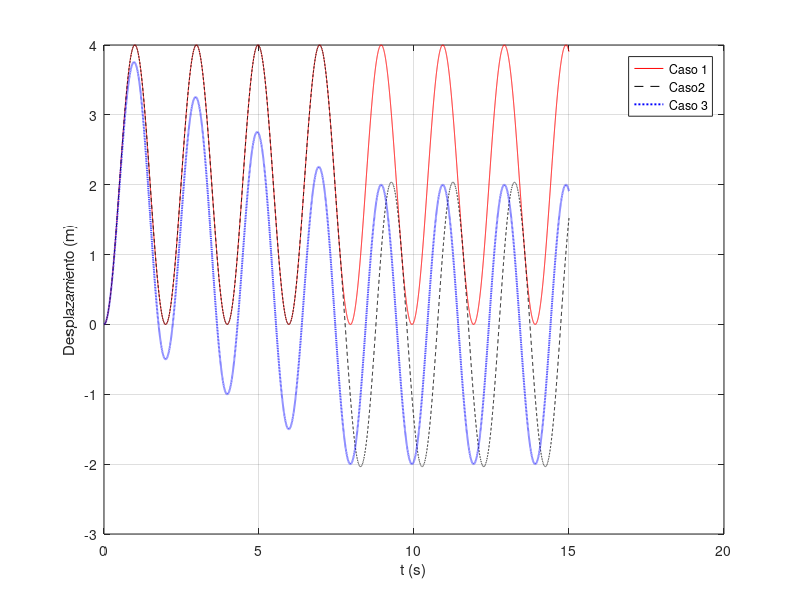

Here is the MATLAB script that generated this plot:
% Análisis Dinámico de Estructuras
% Prof. John Esteban Ardila González
% Respuesta de un sistema de 1GDL para un pulso definido por P(t)
clc, clear all, close all

%% Datos de entrada:
k = 1000; % rígidez, N/m
m = 100; % masa, kg
w = (k/m)^0.5; % frecuencia angular, rad/s
T = 2*pi/w; % periodo, s
P0 = 2000; % carga inicial y ctte en t, N
qst0 = P0/k; % desplazamiento estático inicial, m

%% Respuesta Caso 1:q = Po/k [1-cos(wt)] = qsto [1-cos(wt)]:
% Carga Po es ctte desde 0 hasta infinito
t0 = 0; tf = 15; dt = 0.001; % s
t = (t0:dt:tf)'; % vector de tiempo, s
unos = ones(length(t),1); % vector de unos
q = qst0*(unos-cos(w*t)); % respuesta del sistema, desplazamiento, m
qmxab = max(abs(q)); % este es el desplazamiento máximo, m
Aq = qmxab/qst0; % qué tanto se amplifica el desplazamiento estático

%% Respuesta Caso 2:q = qsto[cos(w(t-td))-cos(wt)]
% Po interrumpida en td
td = 3.83*T; % es el tiempo en el que se interrumpe la carga Po, s
disp('Caso 2')
disp(['T/t_d = ',num2str(T/td)])
disp(['t_d/t_f = ',num2str(td/tf)])

for i=1:length(t)
    if t(i)<td
        q2(i) = q(i); % respuesta en desplazamiento para Caso 1
    else
        q2(i) = qst0*(cos(w*(t(i)-td))-cos(w*t(i))); % respuesta para Caso 2 después de td
    end
end
qmxab2 = max(abs(q2));
Aq2 = qmxab2/qst0;

%% Respuesta Caso 3:q = qst0(1-cos(wt))+qst0/td(sen(wt)/w+t)
td = 4*T; % es el tiempo en el que se interrumpe la carga Po, s
disp('Caso 3')
disp(['T/t_d = ',num2str(T/td)])
disp(['t_d/t_f = ',num2str(td/tf)])

qd = qst0*(1-cos(w*td))+qst0/td*(sin(w*td)/w-td);
dqd = qst0*(w*sin(w*td)+1/td*(cos(w*td)-1));

for i=1:length(t)
    if t(i)<td
        q3(i) = qst0*(1-cos(w*t(i)))+qst0/td*(sin(w*t(i))/w-t(i)); % respuesta en desplazamiento para Caso 3 antes de td
    else
        q3(i) = qd*cos(w*t(i))+dqd/w*sin(w*t(i)); % respuesta para Caso 3 después de td
    end
end

%% Gráfica:
figure
plot(t,q,'-r',t,q2,'--k',t,q3,':b','LineWidth',1.4)
xlabel('t (s)'), ylabel('Desplazamiento (m)')
grid on
legend('Caso 1','Caso2','Caso 3')
